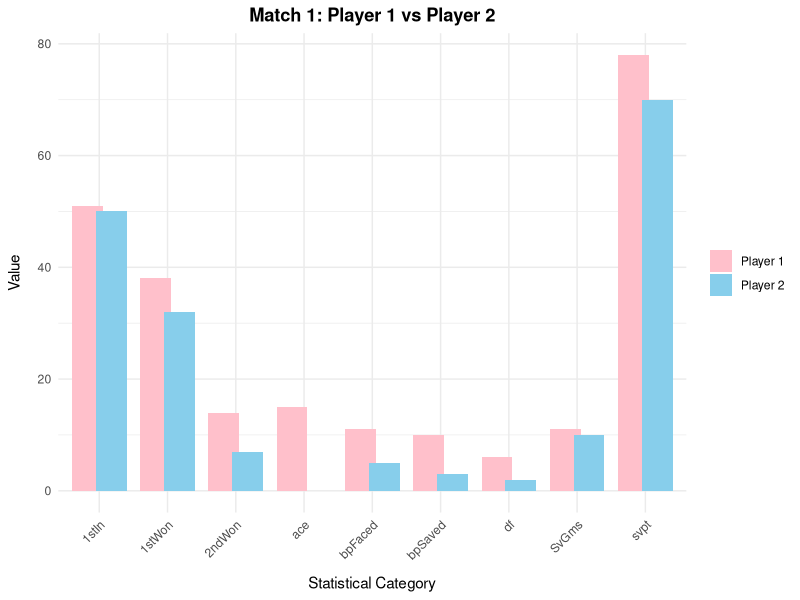
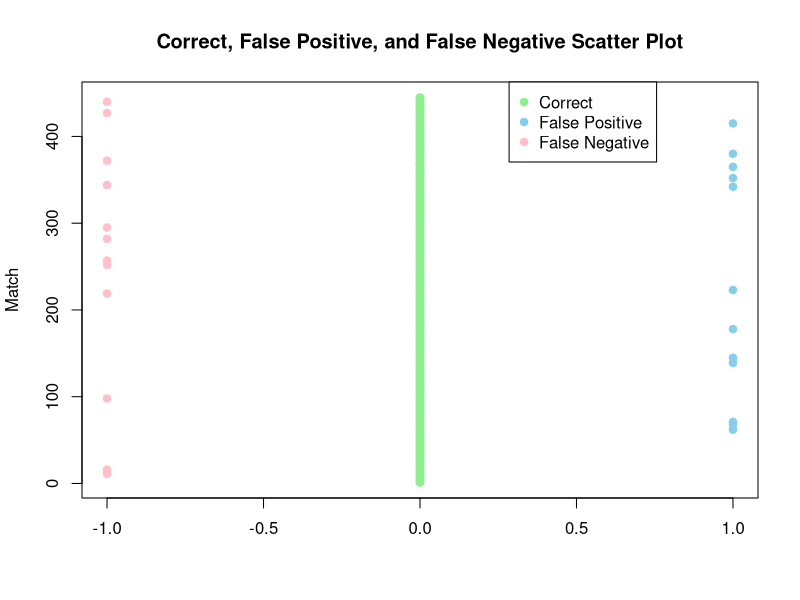
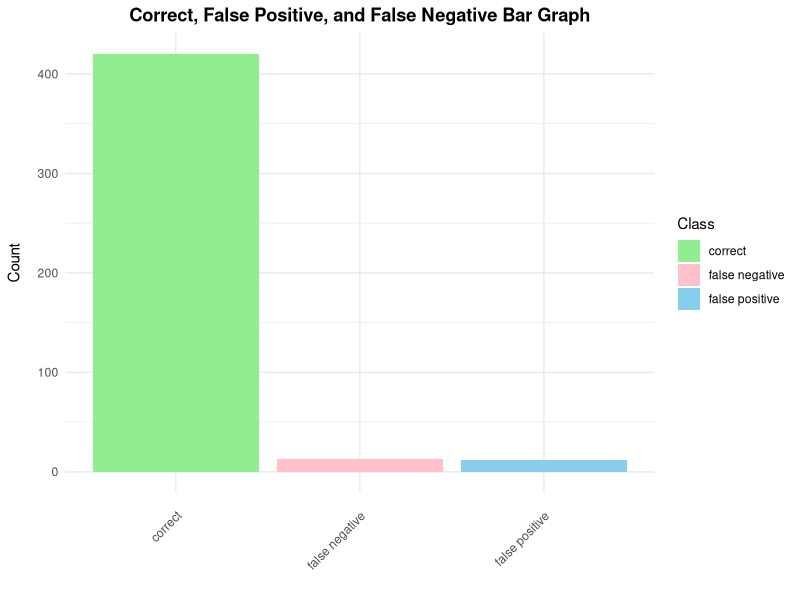
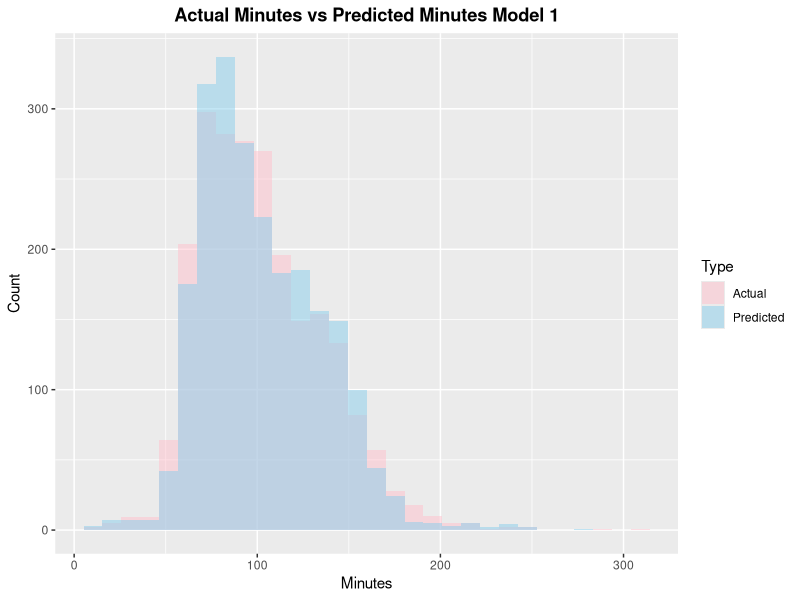
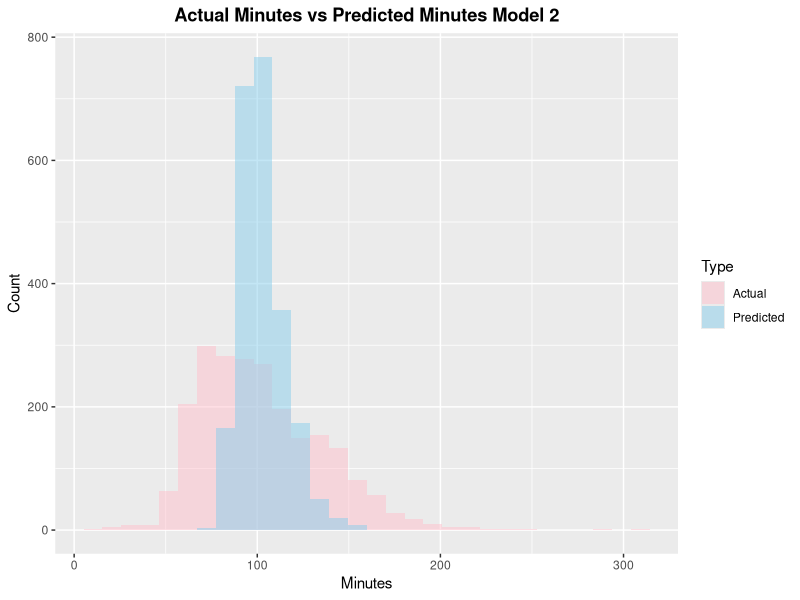

Here is the R script that generated these plots, in order:
## ---- chunk 1
knitr::opts_chunk$set(echo = TRUE)
library(tidyverse)
library(readr)
library(ggplot2)
library(dplyr)
library(kableExtra)
library(modelr)
library(broom)
library(purrr)
## ---- chunk 2
#Function to shuffle winner and loser stats 

data <- read_csv("ATP2016-2019and2022.csv", show_col_types = FALSE) 

set.seed(216)
shuffle_players <- function(row){

  
if (runif(1) > 0.5) {

# Player 1 is the winner

c(row[grep("^w_", names(row))], row[grep("^l_",names(row))], 1)

} else {

# Player 1 is the loser

c(row[grep("^l_", names(row))], row[grep("^w_",names(row))], 0)

}
}
  
#Apply the transformation

transformed_data <-data.frame(t(apply(data, 1, shuffle_players)))

# Rename columns

colnames(transformed_data) <-c(sub("w_","player1_", colnames(data)[grep("^w_", colnames(data))]), sub("l_",

"player2_", colnames(data)[grep("^l_", colnames(data))]),"player1_won")

for(col in names(transformed_data)){
  transformed_data[[col]] = as.numeric(transformed_data[[col]])
}

final_data = transformed_data %>% 
  mutate(minutes = data$minutes)
#Data Table (Remember change echo to F)

## ---- chunk 3

head(final_data, 5) %>%
  kbl() %>%
  kable_styling(bootstrap_options = c("striped", "hover", "condensed")) %>%
  scroll_box(width = "900px")

## ---- chunk 4

set.seed(216)
categories <- c("ace", "df", "svpt", "1stIn", "1stWon", "2ndWon", "SvGms", "bpSaved", "bpFaced")

values <- c(final_data$player1_ace[1],final_data$player1_df[1],final_data$player1_svpt[1],final_data$player1_1stIn[1],final_data$player1_1stWon[1],final_data$player1_2ndWon[1],final_data$player1_SvGms[1],final_data$player1_bpSaved[1],final_data$player1_bpFaced[1],final_data$player2_ace[1],final_data$player2_df[1],final_data$player2_svpt[1], final_data$player2_1stIn[1],final_data$player2_1stWon[1], final_data$player2_2ndWon[1], final_data$player2_SvGms[1], final_data$player2_bpSaved[1], final_data$player2_bpFaced[1])

bar_plot_data <- data.frame(
  Category = categories,
  Values = values,
  Type = c("Player 1","Player 1","Player 1","Player 1","Player 1","Player 1","Player 1","Player 1","Player 1","Player 2","Player 2","Player 2","Player 2","Player 2","Player 2","Player 2","Player 2","Player 2")
)

ggplot(bar_plot_data, aes(x = Category, y = values, fill = Type)) +
  geom_bar(stat = "identity", position = position_dodge(width = 0.7)) +
  labs(
    title = "Match 1: Player 1 vs Player 2",
    x = "Statistical Category",
    y = "Value"
  ) +
  scale_fill_manual(values = c("Player 1" = "pink", "Player 2" = "skyblue"), name = NULL) +
  theme_minimal() +
  theme(
    axis.text.x = element_text(angle = 45, hjust = 1),
    axis.title.x = element_text(margin = margin(t = 10)),  # Increase space above x-axis title
    axis.title.y = element_text(margin = margin(r = 10)),  # Increase space to the right of y-axis title
    plot.title = element_text(hjust = 0.5, face = "bold")  # Center and bold title
  )



## ---- chunk 5
set.seed(216)

transformed_data$split = sample(x=c("TRAIN","TEST"),replace=T,size = 14472,prob=c(0.8,0.2))
TRAIN = filter(transformed_data, split == "TRAIN")
TEST = filter(transformed_data, split == "TEST")

sample.in=sample(1:dim(TRAIN)[1],
size=floor(0.8*dim(TRAIN)[1]))

TRAIN.IN=na.omit(TRAIN[sample.in,
-c(20)])

TRAIN.OUT=na.omit(TRAIN[-sample.in,
-c(20)])

TRAIN.IN=na.omit(TRAIN.IN[sample.in,
-c(3,7,12,16)])

TRAIN.OUT=na.omit(TRAIN.OUT[-sample.in,
-c(3,7,12,16)])

logmod1 = glm(player1_won ~ .^3, family = "binomial", data = TRAIN.IN)
arrange(tidy(logmod1)[, c("term", "estimate", "p.value")], p.value)

logmod2 = glm(player1_won ~ .*., family = "binomial", data = TRAIN.IN)
arrange(tidy(logmod2)[, c("term", "estimate", "p.value")], p.value)

logmod3 = glm(player1_won ~ ., family = "binomial", data = TRAIN.IN)
arrange(tidy(logmod3)[, c("term", "estimate", "p.value")], p.value)

logmod4 = step(logmod3, direction = "backward")
summary(logmod4)

nullmod = glm(player1_won~1, data = TRAIN.IN, family = "binomial")
logmod5 = step(nullmod, scope = list(lower=nullmod,upper = logmod3), direction = "forward")

TRAIN.OUT2 = TRAIN.OUT %>%
  mutate(p1 = predict(logmod1, newdata=TRAIN.OUT, type="response"),
         p2 = predict(logmod2, newdata=TRAIN.OUT, type="response"),
         p3 = predict(logmod3, newdata=TRAIN.OUT, type="response"),
         p4 = predict(logmod4, newdata=TRAIN.OUT, type="response")) %>%
  select(player1_won, p1, p2, p3, p4) %>%
  mutate(s1 = ifelse(p1<0.5, 0, 1),
         s2 = ifelse(p1<0.5, 0, 1),
         s3 = ifelse(p1<0.5, 0, 1),
         s4 = ifelse(p1<0.5, 0, 1)) %>%
  na.omit() %>%
  mutate(class = ifelse(player1_won == s4, "correct", ifelse(player1_won < s4, "false positive", "false negative")))

RESULTS1 = table(TRAIN.OUT2$player1_won, TRAIN.OUT2$s1) %>%
  prop.table()
RESULTS2 = table(TRAIN.OUT2$player1_won, TRAIN.OUT2$s2) %>%
  prop.table()
RESULTS3 = table(TRAIN.OUT2$player1_won, TRAIN.OUT2$s3) %>%
  prop.table()
RESULTS4 = table(TRAIN.OUT2$player1_won, TRAIN.OUT2$s4) %>%
  prop.table()
## ---- chunk 6
actual.1 <- TRAIN.OUT2$player1_won
predicted.1 <- TRAIN.OUT2$s1
rmse.1 <- sqrt(mean((actual.1 - predicted.1)^2, na.rm = TRUE))
print(paste("Out-of-sample RMSE:", rmse.1))

TRAIN.OUT3 = TRAIN.OUT2 %>%
  group_by(class) %>%
  summarise(count = n())
## ---- chunk 7

true_labels <- TRAIN.OUT2$player1_won  # Example true labels
predicted_labels <- TRAIN.OUT2$s1  # Example predicted labels


correct <- which(true_labels == predicted_labels)
false_positive <- which(true_labels == 0 & predicted_labels == 1)
false_negative <- which(true_labels == 1 & predicted_labels == 0)


plot(rep(0, length(correct)), correct, col = 'lightgreen', ylim = c(1, length(true_labels)),
     xlim = c(-1, 1), ylab = 'Match', xlab = '', main = 'Correct, False Positive, and False Negative Scatter Plot', pch = 19)
points(rep(1, length(false_positive)), false_positive, col = 'skyblue', pch = 19)
points(rep(-1, length(false_negative)), false_negative, col = 'pink', pch = 19)




legend('topright',legend = c('Correct', 'False Positive', 'False Negative'),
       col = c('lightgreen', 'skyblue', 'pink'), pch = 19, xpd = TRUE, inset = c(0.15, 0))

## ---- chunk 8
TRAIN.OUT3 = TRAIN.OUT2 %>%
  group_by(class) %>%
  summarise(count = n())

ggplot(TRAIN.OUT3, aes(x = class, y = count, fill = class)) +
  geom_bar(stat = "identity", position = position_dodge(width = 0.7)) +
  labs(title = "Correct, False Positive, and False Negative Bar Graph",  # Centered and bold title
       x = "",  # Empty x-axis label
       y = "Count") +
  guides(fill = guide_legend(title = "Class")) +
  scale_fill_manual(values = c("correct" = "lightgreen", "false negative" = "pink", "false positive" = "skyblue")) +
  theme_minimal() +
  theme(
    plot.title = element_text(hjust = 0.5, face = "bold"),  # Center and bold title
    axis.text.x = element_text(angle = 45, hjust = 1, margin = margin(t = 10)),  # Add space above x-axis labels
    axis.title.y = element_text(margin = margin(r = 10))  # Add space to the right of y-axis label
  )


## ---- chunk 9
ERROR.RESULTS = tibble(
  Model = c("3 Way", "2 Way", "No Way"),
  Sensitivity = c(RESULTS1[1,1]/sum(RESULTS1[1,]), RESULTS2[1,1]/sum(RESULTS2[1,]),
                  RESULTS3[1,1]/sum(RESULTS3[1,])),
  Specificity = c(RESULTS1[2,2]/sum(RESULTS1[2,]), RESULTS2[2,2]/sum(RESULTS2[2,]),
                  RESULTS3[2,2]/sum(RESULTS3[2,])),
  FPR = c(RESULTS1[2,1]/sum(RESULTS1[2,]), RESULTS2[2,1]/sum(RESULTS2[2,]), 
          RESULTS3[2,1]/sum(RESULTS3[2,])),
  FNR = c(RESULTS1[1,2]/sum(RESULTS1[1,]), RESULTS2[1,2]/sum(RESULTS2[1,]), 
          RESULTS3[1,2]/sum(RESULTS3[1,]))
)

ERROR.RESULTS %>%
  kbl() %>%
  kable_styling(bootstrap_options = c("striped", "hover", "condensed"))

## ---- chunk 10

transformed_data_2 = data %>%
  filter(tourney_level != "G") %>%
  select("minutes", "w_ace", "w_df", "w_svpt", "w_1stIn", "w_1stWon", "w_2ndWon", "w_SvGms", "w_bpSaved", "l_ace", "l_df", "l_svpt", "l_1stIn", "l_1stWon", "l_2ndWon", "l_SvGms", "l_bpSaved", "l_bpFaced", "winner_rank", "winner_rank_points", "loser_rank", "loser_rank_points") %>%
  mutate(ace_diff = abs(w_ace - l_ace), df_diff = abs(w_df-l_df), svpt_diff = abs(w_svpt-l_svpt), 
         diff_1stIn = abs(w_1stIn-l_1stIn), diff_1stWon = abs(w_1stWon-l_1stWon), 
         diff_2ndWon = abs(w_2ndWon-l_2ndWon), SvGms_diff = abs(w_SvGms-l_SvGms), 
         bpSaved_diff = abs(w_bpSaved-l_bpSaved), rank_diff = abs(winner_rank-loser_rank), 
         rank_points_diff = abs(winner_rank_points-loser_rank_points)) %>%
  select(minutes, ace_diff, df_diff, svpt_diff, diff_1stIn, diff_1stWon, diff_2ndWon, SvGms_diff, bpSaved_diff, 
           rank_diff, rank_points_diff) %>%
  na.omit()
## ---- chunk 11
set.seed(216)

transformed_data_2$split = sample(x=c("TRAIN","TEST"),replace=T,size = 11337,prob=c(0.8,0.2))
TRAIN = filter(transformed_data_2, split == "TRAIN")
TEST = filter(transformed_data_2, split == "TEST")

sample.in=sample(1:dim(TRAIN)[1],
size=floor(0.8*dim(TEST)[1]))

linmod1 = lm(minutes ~ ace_diff+df_diff+svpt_diff+diff_1stIn+diff_1stWon+diff_2ndWon+SvGms_diff+bpSaved_diff
             +rank_diff+rank_points_diff, data = TRAIN)
arrange(tidy(linmod1)[, c("term", "estimate", "p.value")], p.value)

#linmod2 = step(linmod1, direction = "backward")
#summary(linmod2)

nullmod = lm(minutes~1, data = TRAIN)
linmod3 = step(nullmod, scope = list(lower=nullmod,upper = linmod1), direction = "forward")

linmod2 = lm(minutes ~ diff_1stIn + ace_diff + diff_2ndWon + bpSaved_diff + df_diff + SvGms_diff +
               diff_1stWon + svpt_diff, data = TRAIN)
arrange(tidy(linmod2)[, c("term", "estimate", "p.value")], p.value)

TEST2 = TEST %>% 
  add_predictions(linmod2,var="linpred") %>%
  add_residuals(linmod2,var="linres")

MAE.func = function(resid_vect){
  return(mean(abs(resid_vect)))
}

MAE.func(TEST2$linres)
## ---- chunk 12
transformed_data_3 = data %>%
  filter(tourney_level != "G") %>%
  select("minutes", "w_ace", "w_df", "w_svpt", "w_1stIn", "w_1stWon", "w_2ndWon", "w_SvGms", "w_bpSaved", "l_ace", "l_df", "l_svpt", "l_1stIn", "l_1stWon", "l_2ndWon", "l_SvGms", "l_bpSaved", "l_bpFaced", "winner_rank", "winner_rank_points", "loser_rank", "loser_rank_points") %>%
  na.omit()


set.seed(216)

transformed_data_3$split = sample(x=c("TRAIN","TEST"),replace=T,size = 11337,prob=c(0.8,0.2))
TRAIN.TWO = filter(transformed_data_3, split == "TRAIN")
TEST.TWO = filter(transformed_data_3, split == "TEST")

sample.in=sample(1:dim(TRAIN.TWO)[1],
size=floor(0.8*dim(TEST.TWO)[1]))


linmod4 = lm(minutes ~ w_ace + w_df + w_svpt + w_1stIn + w_1stWon + w_2ndWon + w_SvGms +
             w_bpSaved + l_ace + l_df + l_svpt + l_1stIn + l_1stWon + l_2ndWon + l_SvGms + 
               l_bpSaved + l_bpFaced + winner_rank + winner_rank_points + loser_rank + 
               loser_rank_points, data = TRAIN.TWO)
arrange(tidy(linmod4)[, c("term", "estimate", "p.value")], p.value)

nullmod = lm(minutes~1, data = TRAIN.TWO)
linmod5 = step(nullmod, scope = list(lower=nullmod,upper = linmod4), direction = "forward")

linmod6 = lm(minutes ~ w_svpt + l_svpt + w_ace + l_ace + loser_rank_points + winner_rank_points + 
               l_SvGms + l_df + w_1stWon + w_df + w_2ndWon + l_2ndWon + w_bpSaved + loser_rank, data = TRAIN.TWO)
arrange(tidy(linmod6)[, c("term", "estimate", "p.value")], p.value)

TEST.TWO2 = TEST.TWO %>% 
  add_predictions(linmod6,var="linpred") %>%
  add_residuals(linmod6,var="linres")

MAE.func(TEST.TWO2$linres)
## ---- chunk 13

ggplot(data = TEST.TWO2) +   
  geom_histogram(aes(minutes, fill = "Actual"), alpha = 0.5, bins = 30) +   
  geom_histogram(aes(linpred, fill = "Predicted"), alpha = 0.5, bins = 30) +   
  labs(
    title = "Actual Minutes vs Predicted Minutes Model 1",
    x = "Minutes",
    y = "Count"
  ) + 
  scale_fill_manual(
    values = c("Actual" = "pink", "Predicted" = "skyblue"),
    name = "Type"
  ) +
  theme(
    plot.title = element_text(hjust = 0.5, face = "bold")  # Center and bold title
  )


## ---- chunk 14

ggplot(data = TEST2) +
  geom_histogram(aes(minutes, fill = "Actual"), alpha = 0.5, bins = 30) +
  geom_histogram(aes(linpred, fill = "Predicted"), alpha = 0.5, bins = 30) +
  labs(
    title = "Actual Minutes vs Predicted Minutes Model 2",
    x = "Minutes",
    y = "Count"
  ) +
  scale_fill_manual(
    values = c("Actual" = "pink", "Predicted" = "skyblue"),
    name = "Type"
  ) +
  theme(
    plot.title = element_text(hjust = 0.5, face = "bold")  # Center and bold title
  )

## ---- chunk 15

MAE.TABLE <- data.frame(
  Model = c("Model 1", "Model 2"), 
  MAE = c(MAE.func(TEST.TWO2$linres), 
          MAE.func(TEST2$linres)) 
)

MAE.TABLE %>%
  kbl() %>%
  kable_styling(bootstrap_options = c("striped", "hover", "condensed"), full_width = FALSE) %>%
  column_spec(1, width = "2.5cm") %>%  # Adjust the width of the first column
  column_spec(2, width = "2.5cm")     # Adjust the width of the second column
